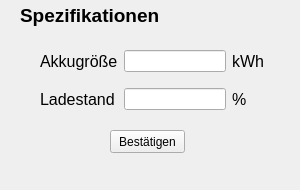
<?xml version="1.0" encoding="UTF-8"?>
<ui version="4.0">
 <class>InputWindow</class>
 <widget class="QWidget" name="InputWindow">
  <property name="geometry">
   <rect>
    <x>0</x>
    <y>0</y>
    <width>300</width>
    <height>190</height>
   </rect>
  </property>
  <property name="minimumSize">
   <size>
    <width>0</width>
    <height>0</height>
   </size>
  </property>
  <property name="maximumSize">
   <size>
    <width>16777215</width>
    <height>16777215</height>
   </size>
  </property>
  <property name="windowTitle">
   <string>Form</string>
  </property>
  <widget class="QPushButton" name="btn_enter">
   <property name="geometry">
    <rect>
     <x>110</x>
     <y>130</y>
     <width>75</width>
     <height>23</height>
    </rect>
   </property>
   <property name="text">
    <string>Bestätigen</string>
   </property>
  </widget>
  <widget class="QLabel" name="label_4">
   <property name="geometry">
    <rect>
     <x>20</x>
     <y>0</y>
     <width>181</width>
     <height>31</height>
    </rect>
   </property>
   <property name="font">
    <font>
     <pointsize>14</pointsize>
     <weight>75</weight>
     <bold>true</bold>
    </font>
   </property>
   <property name="text">
    <string>Spezifikationen</string>
   </property>
  </widget>
  <widget class="QWidget" name="gridLayoutWidget">
   <property name="geometry">
    <rect>
     <x>40</x>
     <y>40</y>
     <width>224</width>
     <height>80</height>
    </rect>
   </property>
   <layout class="QGridLayout" name="gridLayout">
    <item row="0" column="1">
     <widget class="QLineEdit" name="in_batteryCapacity"/>
    </item>
    <item row="1" column="0">
     <widget class="QLabel" name="label_2">
      <property name="font">
       <font>
        <pointsize>12</pointsize>
       </font>
      </property>
      <property name="text">
       <string>Ladestand</string>
      </property>
     </widget>
    </item>
    <item row="0" column="2">
     <widget class="QLabel" name="label_5">
      <property name="font">
       <font>
        <pointsize>12</pointsize>
       </font>
      </property>
      <property name="text">
       <string>kWh</string>
      </property>
     </widget>
    </item>
    <item row="1" column="2">
     <widget class="QLabel" name="label_6">
      <property name="font">
       <font>
        <pointsize>12</pointsize>
       </font>
      </property>
      <property name="text">
       <string>%</string>
      </property>
     </widget>
    </item>
    <item row="1" column="1">
     <widget class="QLineEdit" name="in_batteryLevel"/>
    </item>
    <item row="0" column="0">
     <widget class="QLabel" name="label">
      <property name="font">
       <font>
        <pointsize>12</pointsize>
       </font>
      </property>
      <property name="text">
       <string>Akkugröße</string>
      </property>
     </widget>
    </item>
   </layout>
  </widget>
 </widget>
 <resources/>
 <connections/>
</ui>
